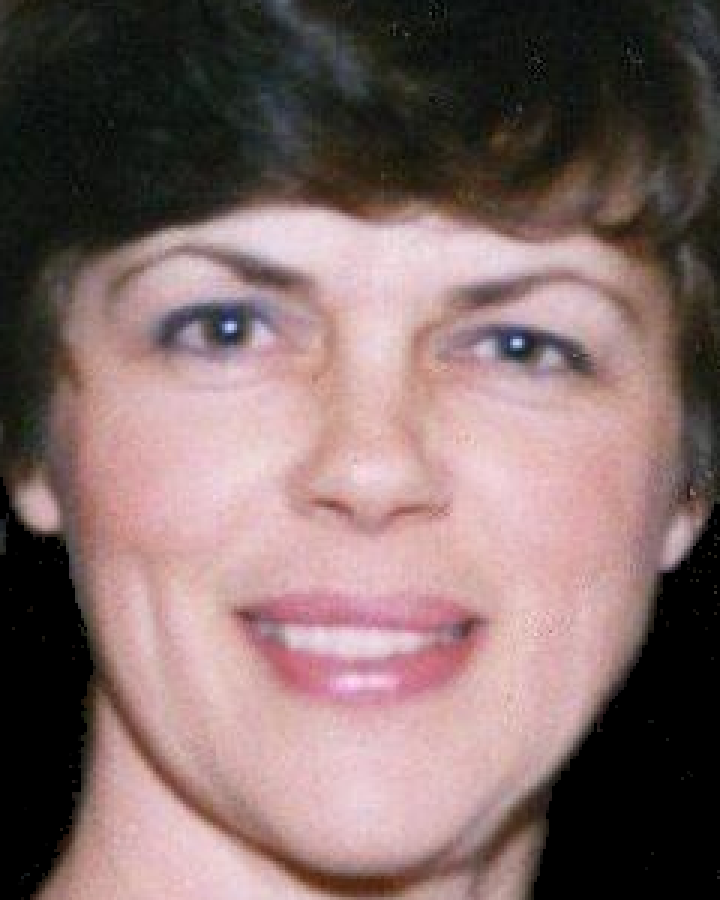
#> input picture cropped.png, 3600 x 4500 px (shown at 1/5 size); its folder holds 2 pictures in this run
$ python build_map.py
#> lines starting #> are read from the running program, lines starting #| are printed output that depends on the picture
### colors.py
#!/usr/bin/env python3

import json
import os

from PIL import Image


IMAGE_SIZE = (60, 60)
IMAGE_DIR = "./color_images/bitmap"


class Colors:

    def __init__(self, filename, image_size=IMAGE_SIZE, image_dir=IMAGE_DIR):
        self.filename = filename
        self.image_size = image_size
        self.image_dir = image_dir

        self.generate_color_lookup(filename)
#> (reads bead_colors_perler_standard.json from the repository)
        self.validate_color_lookup()
        self.generate_palette()
#> in generate_palette, `self.palette = Image.new('P', (16, 16))`: self.palette: PIL image 16x16 P; every value is 0
#> in generate_palette, `self.palette.putpalette(palette)`:
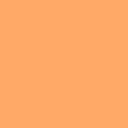
#> self.palette: PIL image 16x16 P (shown 8 times larger); mean R, G, B 255, 169, 103
        self.generate_reverse_lookup()
#> in generate_reverse_lookup, `palette = self.palette.getpalette()`: palette = 768 values, max 255 at index 0, min 0 at index 33, mean 165.5
#> in generate_reverse_lookup, `palette_rgb = list(zip(palette[0::3], palette[1::3], palette[2::3]))`: palette_rgb = 256 items, first 6: (255, 169, 103), (52, 50, 52), (135, 167, 225), (255, 158, 141), (84, 177, 96), (108, 82, 77)
#> the loop in generate_reverse_lookup, `for index, rgb in enumerate(palette_rgb):` made 256 passes
#> after the loop in generate_reverse_lookup, `for index, rgb in enumerate(palette_rgb):`: self.reverse_lookup = 412 items

        self.add_images(dir)

    def generate_color_lookup(self, filename):
        with open(filename) as beads_file:
            raw_color_lookup = json.load(beads_file)

        self.color_lookup = {}
        for color_name, values in raw_color_lookup.items():
            self.color_lookup[color_name] = {
                "rgb": tuple(values[:3]),
                "hex": values[3],
            }

    def validate_color_lookup(self):
        """
        Ensure that the RGB and hex values match up for each color
        """
        error_count = 0
        for color_name, color_data in self.color_lookup.items():
            if bytes(color_data["rgb"]).hex() != color_data["hex"].lower():
                print(
                    f'Color data mismatch for {color_name}:'
                    f' {color_data["rgb"][0]}, {color_data["rgb"][1]},'
                    f' {color_data["rgb"][2]} vs {color_data["hex"]}'
                )
                print('Given RGB converts to {}'.format(
                    bytes(color_data["rgb"]).hex()
                ))
                error_count += 1

    def generate_reverse_lookup(self):
        self.reverse_lookup = {}
        for color_name, values in self.color_lookup.items():
            self.reverse_lookup[values["rgb"]] = color_name
            self.reverse_lookup[values["hex"]] = color_name
        palette = self.palette.getpalette()
        palette_rgb = list(zip(palette[0::3], palette[1::3], palette[2::3]))
        for index, rgb in enumerate(palette_rgb):
            self.reverse_lookup[index] = self.reverse_lookup[rgb]

    def add_images(self, dir):
        for color_name in self.color_lookup.keys():
            filename = color_name.replace(" ", "_") + ".png"
            path = os.path.sep.join([self.image_dir, filename])

            try:
                image = Image.open(path)
                if (image.width, image.height) != self.image_size:
                    print(f"Incorrect image size for {color_name}:"
                          f" {image.width}*{image.height}")
                self.color_lookup[color_name]["image"] = image

            except (FileNotFoundError, IOError):
                print(f"Error reading image file for: {color_name}")
                fallback_image = Image.new(
                    "RGB",
                    self.image_size,
                    "#" + self.color_lookup[color_name]["hex"])
                self.color_lookup[color_name]["image"] = fallback_image

    def generate_palette(self):
        """
        Returns 3*256 bytes, representing the R, G, and B
        channels for each of 256 colors in the palette.
        """
        palette = []

        for color_data in self.color_lookup.values():
            palette.extend(color_data["rgb"])

        palette.extend(palette[:3] * (256 - len(self.color_lookup)))

        self.palette = Image.new('P', (16, 16))
        self.palette.putpalette(palette)

    def get_palette(self):
        return self.palette

    def get_color_name(self, color):
        try:
            return self.reverse_lookup[color.upper()]
        except AttributeError:
            return self.reverse_lookup.get(color, "Black")


# [4 lines left out: function main, not called in this run]


# [2 lines that do not run on import are left out]

### build_map.py
#!/bin/env python3

from collections import defaultdict

from PIL import Image

from colors import Colors

TILE_HEIGHT = TILE_WIDTH = 60
OUTPUT_SIZE = (40, 50)
COLORS_FILENAME = "bead_colors_perler_standard.json"

# Generate a palette from available colors
COLORS = Colors(COLORS_FILENAME)
PALETTE_IMAGE = COLORS.get_palette()


def adjust_channels(image, red=1.1, green=1.1, blue=1.1):
    return image.convert(
        mode="RGB",
        matrix=(red,   0,     0,     0,
                0,     green, 0,     0,
                0,     0,     blue,  0)
        )


def dither(image):
    return image.quantize(palette=PALETTE_IMAGE, method=0)


def resize(image, output_size=OUTPUT_SIZE):
    return image.resize(output_size, Image.LANCZOS)


def flip(image):
    from PIL.ImageOps import mirror

    return mirror(image)


def generate_template(image):
    # Generate template
    out_image = Image.new(
        "RGB",
        # Output size
        tuple(l * r for l, r in zip(OUTPUT_SIZE, COLORS.image_size)),
    )
    width, height = image.size
    for y in range(height):
        for x in range(width):
            pixel = image.getpixel((x, y))
            color_name = COLORS.get_color_name(pixel)
            out_image.paste(
                COLORS.color_lookup[color_name]["image"],
                (x * TILE_WIDTH, y * TILE_HEIGHT)
            )
    return out_image


def count_beads(image):
    width, height = image.size
    color_counts = defaultdict(int)
    for y in range(height):
        for x in range(width):
            pixel = image.getpixel((x, y))
            color_name = COLORS.get_color_name(pixel)
            color_counts[color_name] += 1
    return color_counts


def generate_pixelart(image):
    return dither(adjust_channels(resize(image)))


if __name__ == "__main__":
    in_image = Image.open("cropped.png")
#> in_image is the input picture: PIL image 3600x4500 RGB; mean R, G, B 128.1, 105.6, 104.1

    pixelart = generate_pixelart(in_image)
#> in resize, `return image.resize(output_size, Image.LANCZOS)`:
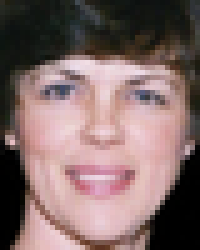
#> returned value: PIL image 40x50 RGB (shown 5 times larger); mean R, G, B 128.2, 105.7, 104.2
#> in adjust_channels, `return image.convert( mode="RGB", matrix=(red,   0,     0,     0, 0,  ..`:
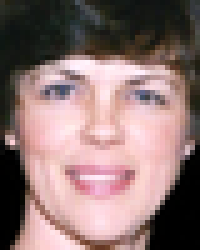
#> returned value: PIL image 40x50 RGB (shown 5 times larger); mean R, G, B 140.9, 116.3, 114.6
#> in dither, `return image.quantize(palette=PALETTE_IMAGE, method=0)`:
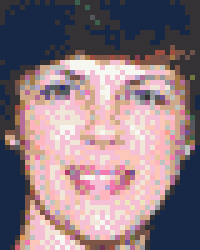
#> returned value: PIL image 40x50 P (shown 5 times larger); mean R, G, B 142.6, 122.3, 129.5

    print(count_beads(pixelart))
#> after the loop in count_beads, `for y in range(height):`: color_counts = 34 items
#> (printed output is left out)
    generate_template(pixelart).save("test.png", "PNG")
#> in generate_template, `out_image = Image.new( "RGB",`: out_image: PIL image 2400x3000 RGB; every value is 0
#> after the loop in generate_template, `for y in range(height):`:
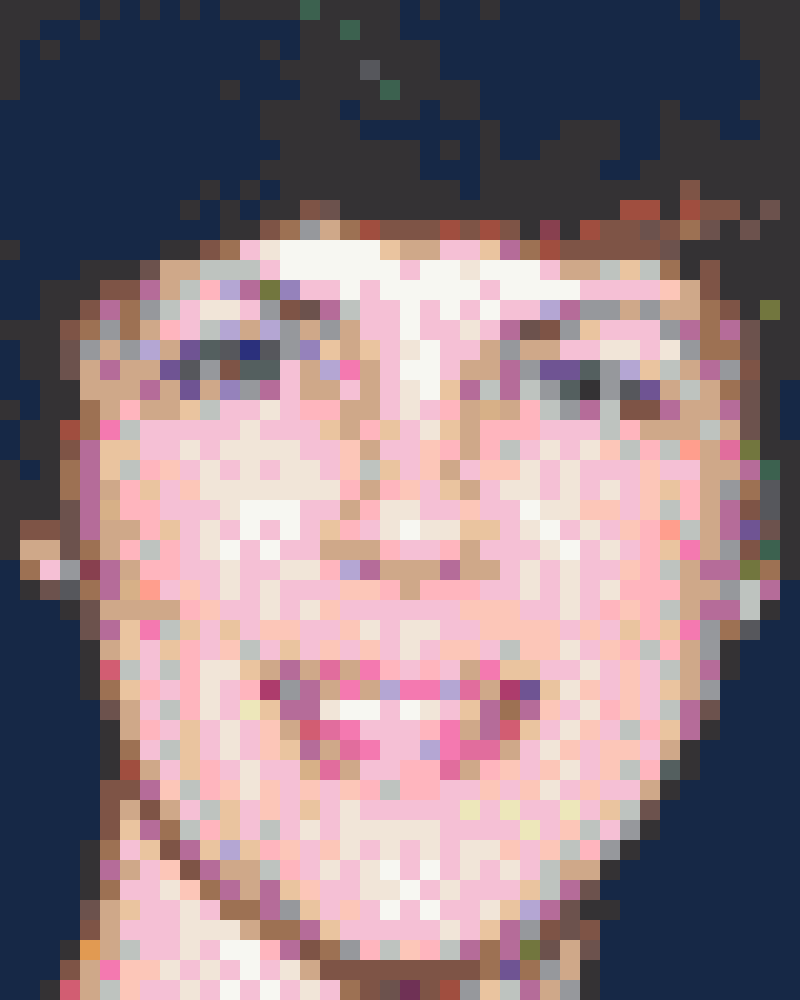
#> out_image: PIL image 2400x3000 RGB (shown at 1/3 size); mean R, G, B 142.4, 122.1, 129.7
